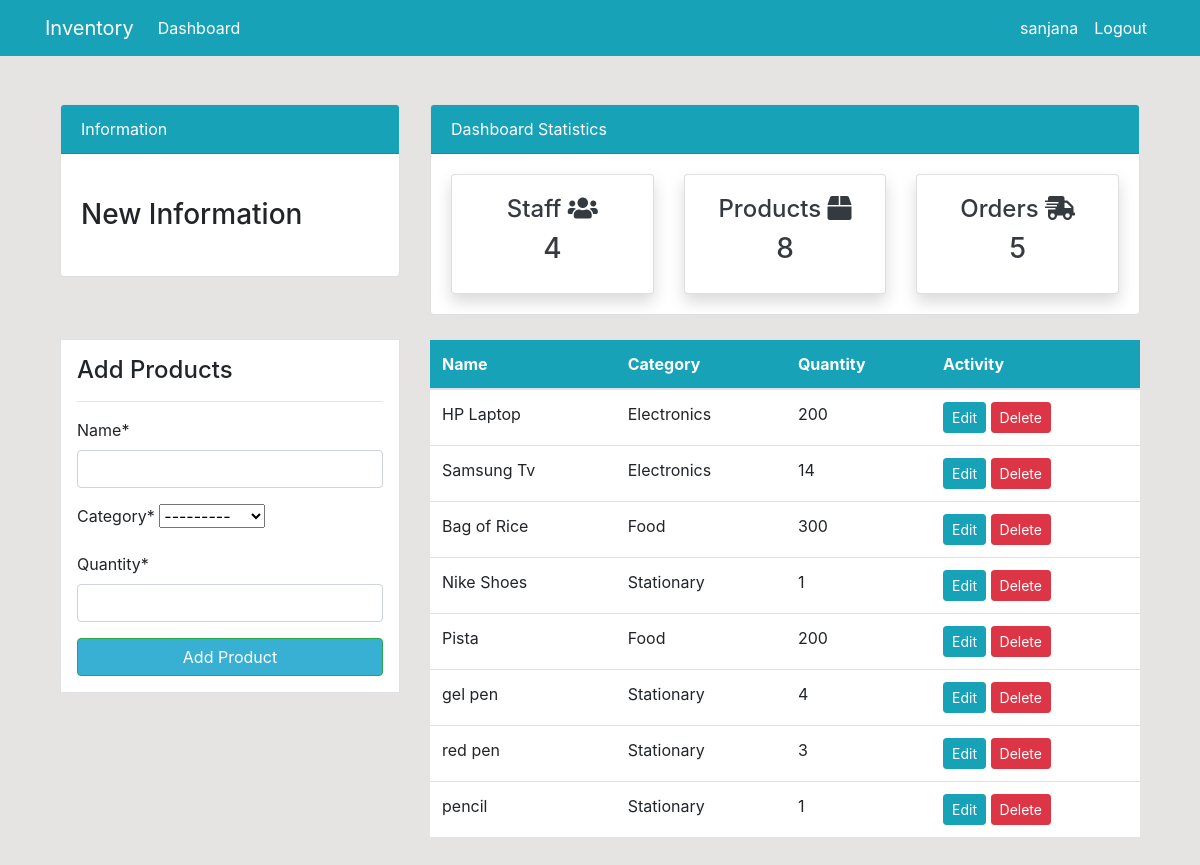
The app's page /product/ (signed in) with its own data.
### app/models.py (models this page shows, shortened)
class Product(models.Model):
    name=models.CharField(max_length=200,null=True)
    category=models.CharField(max_length=20,choices=CATEGORY,null=True)
    quantity=models.PositiveIntegerField(null=True)
    class Meta:
        verbose_name_plural= 'Product'

### app/views.py (the view)
# urls.py: path("product/",views.product,name="app-product" ),
@login_required(login_url='user-login')
def product(request):
    items = Product.objects.all()
    workers_count = User.objects.all().count()
    orders_count = Order.objects.all().count()
    product_count = items.count()
    if request.method == 'POST':
        form = ProductForm(request.POST)
        if form.is_valid():
            form.save()
            product_name = form.cleaned_data.get('name')
            messages.success(request, f'{product_name} has been added')
            return redirect('app-product')
    else:
        form = ProductForm()
    context = {
        'items':items,
        'product_count': product_count,
        'workers_count': workers_count,
        'orders_count': orders_count,
        'form':form
    }
    return render(request, 'app/product.html', context)

### app/forms.py
class ProductForm(forms.ModelForm):
    class Meta:
        model = Product
        fields = ['name','category','quantity']

### templates/app/product.html (shortened to what this page needs)
{% extends 'partials/base.html' %}
{% load crispy_forms_tags %}
{% block content %}
{% include 'partials/topside.html' %}
<div class="container">
    <div class="row my-4">
        <div class="col-md-4">
            <div class="border bg-white p-3">
                <h4>Add Products</h4>
                <hr>
                <form method="POST">
                    {{form|crispy}}
                    <input class="btn btn-success btn-block" type="submit" style="background-color: rgba(17, 161, 204, 0.84);" value="Add Product">
                </form>
            </div>
        </div>
        <div class="col-md-8">
            <table class="table bg-white">
                <thead class="bg-info">
                    <tr class="text-white">
                        <th scope="col">Name</th>
                        <th scope="col">Category</th>
                        <th scope="col">Quantity</th>
                        <th scope="col">Activity</th>
                    </tr>
                </thead>
                <tbody>
                    {% for item in items %}
                    <tr>
                        <td>{{item.name}}</td>
                        <td>{{item.category}}</td>
                        <td>{{item.quantity}}</td>
                        <td>
                            <a class="btn btn-info btn-sm" href="{% url 'app-product-update' item.id %}"">Edit</a>
                            <a class="btn btn-danger btn-sm" href="{% url 'app-product-delete' item.id %}">Delete</a>
                        </td>
                    </tr>
                    {% endfor %}
                </tbody>
            </table>
        </div>
    </div>
</div>
{% endblock %}

### templates/partials/base.html (shortened to what this page needs)
{% load static %}
<!doctype html>
<html lang="en">
<head>
    <link rel="stylesheet" href="https://cdn.jsdelivr.net/npm/bootstrap@4.6.0/dist/css/bootstrap.min.css"
>
    <link rel="stylesheet" href="https://use.fontawesome.com/releases/v5.15.2/css/all.css"
>
    <link rel="stylesheet" href="{% static 'style.css' %}">
</head>
<body>
    {% include 'partials/nav.html' %}
    <div class="container">
        {% block content %}
        {% endblock %}
    </div>
</body>
</html>

### templates/partials/nav.html (shortened to what this page needs)
<nav class="navbar navbar-expand-lg navbar-info bg-info">
    {% if user.is_authenticated %}
    <div class="container">
        <a class="navbar-brand text-white" href="app/index.html">Inventory</a>
        <div class="collapse navbar-collapse" id="navbarSupportedContent">
            <div class="collapse navbar-collapse" id="navbarSupportedContent">
                <ul class="navbar-nav mr-auto">
                    <li class="nav-item active">
                        <a class="nav-link text-white" href="{% url 'app-index' %}">Dashboard </a>
                    </li>
                </ul>
                <ul class="navbar-nav ml-auto">
                    <li class="nav-item active">
                        <a class="nav-link text-white" href="{% url 'user-profile' %}">{{user.username}} </a>
                    </li>
                    <li class="nav-item">
                        <a class="nav-link text-white" href="#" onclick="event.preventDefault(); document.getElementById('logout-form').submit();">Logout</a>
                    </li>
                </ul>
            {% endif %}
        </div>
    </div>
</nav>

### templates/partials/topside.html
<div class="container">
    <div class="row my-4">
        <div class="col-md-4 mt-4">
            <div class="card">
                <div class="card-header bg-info text-white">
                    Information
                </div>
                <div class="card-body">
                    <marquee behavior="" direction="right">
                        <h3 class="my-4">New Information</h3>
                    </marquee>
                </div>
            </div>
        </div>
        <div class="col-md-8 mt-4">
            <div class="card">
                <div class="card-header bg-info text-white">
                    Dashboard Statistics
                </div>
                <div class="card-body">
                    <div class="row">
                        <div class="col-md-4">
                            <a class="text-decoration-none text-dark" href="{% url 'app-staff' %}">
                                <div class="card my-card shadow">
                                    <div class="card-body text-center">
                                        <h4>Staff <i class="fas fa-users"></i></h4>
                                        <h3>{{ workers_count }}</h3>
                                    </div>
                                </div>
                            </a>
                        </div>
                        <div class="col-md-4">
                            <a class="text-decoration-none text-dark" href="{% url 'app-product' %}">
                                <div class="card my-card shadow">
                                    <div class="card-body text-center">
                                        <h4>Products <i class="fas fa-box"></i></h4>
                                        <h3>{{ product_count }}</h3>
                                    </div>
                                </div>
                            </a>
                        </div>
                        <div class="col-md-4">
                            <a class="text-decoration-none text-dark" href="{% url 'app-order' %}">
                                <div class="card my-card shadow">
                                    <div class="card-body text-center">
                                        <h4>Orders <i class="fas fa-shipping-fast"></i></h4>
                                        <h3>{{ orders_count }}</h3>
                                    </div>
                                </div>
                            </a>
                        </div>
                    </div>
                </div>
            </div>
        </div>
    </div>
</div>

### static/style.css (style rules this page uses)
body { background: rgb(230, 227, 227); }

### templates/partials/base.html (style rules this page uses)
body { background: rgb(230, 227, 227); }

### records on screen
Product: name "HP Laptop", category "Electronics", quantity "200"
Product: name "Samsung Tv", category "Electronics", quantity "14"
Product: name "Bag of Rice", category "Food", quantity "300"
Product: name "Nike Shoes", category "Stationary", quantity "1"
Product: name "Pista", category "Food", quantity "200"
Product: name "gel pen", category "Stationary", quantity "4"
Product: name "red pen", category "Stationary", quantity "3"
Product: name "pencil", category "Stationary", quantity "1"

### other values on screen
{{ user.username }} "sanjana"
{{ workers_count }} "4"
{{ product_count }} "8"
{{ orders_count }} "5"
